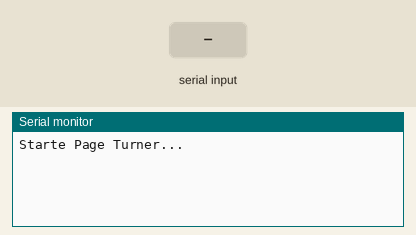
A program run on a simulated ESP32-C3. Parts: the last lines printed to the serial monitor. The test bench sets the inputs (shaded band). USB keyboard and mouse output is not drawn.

Above: at 1.2 s.
1.3 s: "n" received over the second serial link
At 1.7 s:
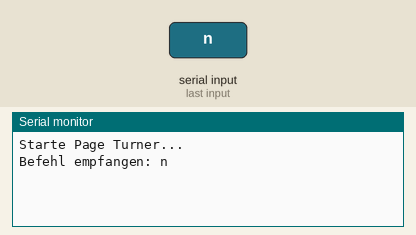
2.8 s: "p" received over the second serial link
At 4.0 s:
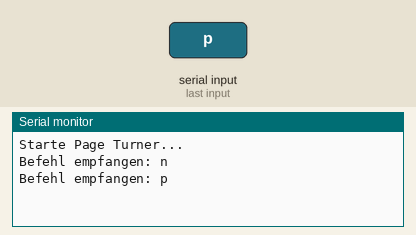
4.3 s: "1" received over the second serial link
At 5.2 s:
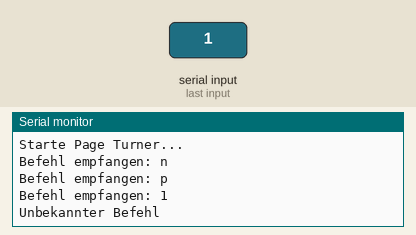

The program:

main.cpp
```cpp
#include <Arduino.h>
#include <BleKeyboard.h>

// --- KONFIGURATION ---
// Name, der im Bluetooth-Menü des Tablets erscheint
BleKeyboard bleKeyboard("Teensy-PageTurner", "ESP32-Maker", 100);

// Pin-Definition für UART zum Teensy
// Beim ESP32-C3 sind GPIO 20 (RX) und 21 (TX) oft die Standard-UART Pins.
// Prüfe dein Pinout!
#define RX_PIN 20
#define TX_PIN 21

// Initialisiere Hardware Serial 1
HardwareSerial TeensySerial(1);

void setup() {
  // Debug Serial über USB
  Serial.begin(9600);
  Serial.println("Starte Page Turner...");

  // Kommunikation zum Teensy
  // Baudrate muss mit dem Teensy übereinstimmen!
  TeensySerial.begin(115200, SERIAL_8N1, RX_PIN, TX_PIN);

  // Starte Bluetooth Tastatur
  bleKeyboard.begin();
}

void loop() {
  // Nur Befehle verarbeiten, wenn Bluetooth verbunden ist
  if (bleKeyboard.isConnected()) {

    if (TeensySerial.available()) {
      char command = TeensySerial.read();

      // Debug Ausgabe
      Serial.print("Befehl empfangen: ");
      Serial.println(command);

      switch (command) {
        case 'n': // 'n' für Next (Nächste Seite)
          // Die meisten Musik-Apps reagieren auf Pfeil Rechts, Pfeil Runter oder PageDown
          bleKeyboard.write(KEY_PAGE_DOWN);
          // Alternativ: bleKeyboard.write(KEY_RIGHT_ARROW);
          break;

        case 'p': // 'p' für Previous (Vorherige Seite)
          bleKeyboard.write(KEY_PAGE_UP);
          // Alternativ: bleKeyboard.write(KEY_LEFT_ARROW);
          break;

        default:
          Serial.println("Unbekannter Befehl");
          break;
      }
    }
  } else {
    // Optional: Eine LED blinken lassen, wenn nicht verbunden
    static unsigned long lastPrint = 0;
    if (millis() - lastPrint > 3000) {
      Serial.println("Warte auf Bluetooth Verbindung...");
      lastPrint = millis();
    }
  }
}
```

Measured:
- after the input at 1.3 s, the serial monitor: prints a new line at once (image 1)
- after the input at 2.8 s, the serial monitor: prints a new line at once (image 2)
- after the input at 4.3 s, the serial monitor: prints a new line at once (image 3)
